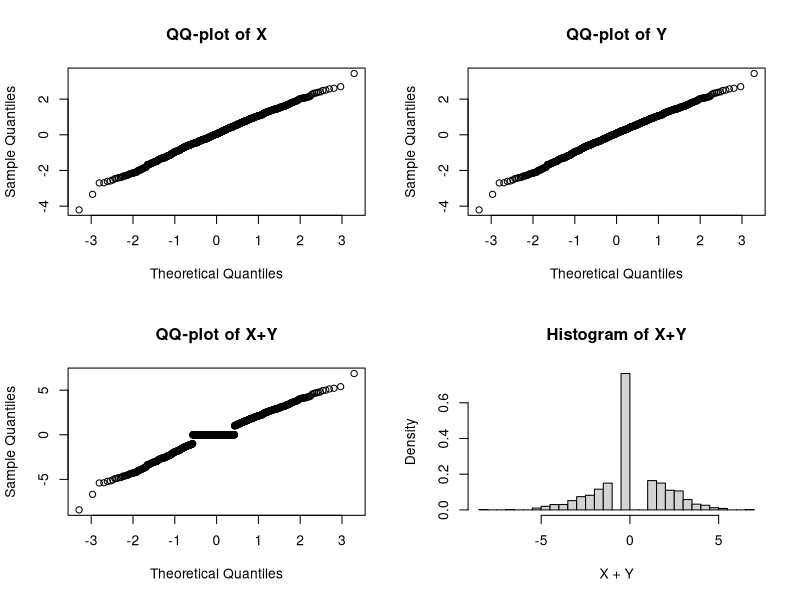

Write the R code that produced this figure.
set.seed(15)

c <- 0.5

X <- rnorm(1000)
Y <- ifelse(abs(X) >= c, X, -X)
N <- sum(X + Y == 0) / 1000 # What proportion of zero entries do we have?

X0 <- sum(X == 0)
Y0 <- sum(Y == 0)

par(mfrow = c(2, 2))
qqnorm(X, main = "QQ-plot of X")
qqnorm(Y, main = "QQ-plot of Y")

qqnorm(X + Y, main = "QQ-plot of X+Y")
hist(X + Y, breaks = 50, main = "Histogram of X+Y", prob = TRUE)

sol <- list(N = N, X0 = X0, Y0 = Y0)
print(sol)